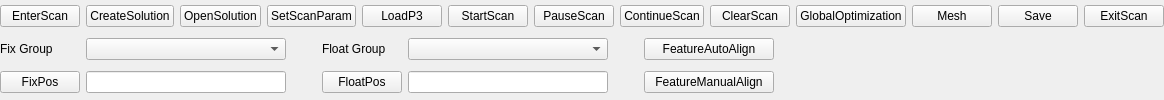
           <widget class="QWidget" name="page_3">
            <layout class="QVBoxLayout" name="verticalLayout_2">
             <property name="leftMargin">
              <number>0</number>
             </property>
             <property name="topMargin">
              <number>0</number>
             </property>
             <property name="rightMargin">
              <number>0</number>
             </property>
             <property name="bottomMargin">
              <number>0</number>
             </property>
             <item>
              <layout class="QHBoxLayout" name="horizontalLayout_7">
               <item>
                <widget class="QPushButton" name="enterScanBtn_fixed">
                 <property name="text">
                  <string>EnterScan</string>
                 </property>
                </widget>
               </item>
               <item>
                <widget class="QPushButton" name="createSolutionBtn_fixed">
                 <property name="text">
                  <string>CreateSolution</string>
                 </property>
                </widget>
               </item>
               <item>
                <widget class="QPushButton" name="openSolutionBtn_fixed">
                 <property name="text">
                  <string>OpenSolution</string>
                 </property>
                </widget>
               </item>
               <item>
                <widget class="QPushButton" name="setScanParamBtn">
                 <property name="text">
                  <string>SetScanParam</string>
                 </property>
                </widget>
               </item>
               <item>
                <widget class="QPushButton" name="loadP3Btn_fixed">
                 <property name="text">
                  <string>LoadP3</string>
                 </property>
                </widget>
               </item>
               <item>
                <widget class="QPushButton" name="startScanBtn_fixed">
                 <property name="text">
                  <string>StartScan</string>
                 </property>
                </widget>
               </item>
               <item>
                <widget class="QPushButton" name="pauseScanBtn_fixed">
                 <property name="text">
                  <string>PauseScan</string>
                 </property>
                </widget>
               </item>
               <item>
                <widget class="QPushButton" name="continueScanBtn">
                 <property name="text">
                  <string>ContinueScan</string>
                 </property>
                </widget>
               </item>
               <item>
                <widget class="QPushButton" name="clearScanBtn_fixed">
                 <property name="text">
                  <string>ClearScan</string>
                 </property>
                </widget>
               </item>
               <item>
                <widget class="QPushButton" name="globalOptimizationBtn">
                 <property name="text">
                  <string>GlobalOptimization</string>
                 </property>
                </widget>
               </item>
               <item>
                <widget class="QPushButton" name="meshBtn_fixed">
                 <property name="text">
                  <string>Mesh</string>
                 </property>
                </widget>
               </item>
               <item>
                <widget class="QPushButton" name="saveBtn_fixed">
                 <property name="text">
                  <string>Save</string>
                 </property>
                </widget>
               </item>
               <item>
                <widget class="QPushButton" name="exitScanBtn_fixed">
                 <property name="text">
                  <string>ExitScan</string>
                 </property>
                </widget>
               </item>
              </layout>
             </item>
             <item>
              <layout class="QHBoxLayout" name="horizontalLayout_3">
               <item>
                <widget class="QLabel" name="label_4">
                 <property name="sizePolicy">
                  <sizepolicy hsizetype="Fixed" vsizetype="Preferred">
                   <horstretch>0</horstretch>
                   <verstretch>0</verstretch>
                  </sizepolicy>
                 </property>
                 <property name="minimumSize">
                  <size>
                   <width>80</width>
                   <height>0</height>
                  </size>
                 </property>
                 <property name="text">
                  <string>Fix Group</string>
                 </property>
                </widget>
               </item>
               <item>
                <widget class="QComboBox" name="fixUuid">
                 <property name="minimumSize">
                  <size>
                   <width>200</width>
                   <height>0</height>
                  </size>
                 </property>
                 <property name="editable">
                  <bool>false</bool>
                 </property>
                 <property name="currentIndex">
                  <number>-1</number>
                 </property>
                </widget>
               </item>
               <item>
                <spacer name="horizontalSpacer_7">
                 <property name="orientation">
                  <enum>Qt::Horizontal</enum>
                 </property>
                 <property name="sizeType">
                  <enum>QSizePolicy::Minimum</enum>
                 </property>
                 <property name="sizeHint" stdset="0">
                  <size>
                   <width>30</width>
                   <height>20</height>
                  </size>
                 </property>
                </spacer>
               </item>
               <item>
                <widget class="QLabel" name="label_6">
                 <property name="sizePolicy">
                  <sizepolicy hsizetype="Fixed" vsizetype="Preferred">
                   <horstretch>0</horstretch>
                   <verstretch>0</verstretch>
                  </sizepolicy>
                 </property>
                 <property name="minimumSize">
                  <size>
                   <width>80</width>
                   <height>0</height>
                  </size>
                 </property>
                 <property name="text">
                  <string>Float Group</string>
                 </property>
                </widget>
               </item>
               <item>
                <widget class="QComboBox" name="floatUuid">
                 <property name="minimumSize">
                  <size>
                   <width>200</width>
                   <height>0</height>
                  </size>
                 </property>
                 <property name="editable">
                  <bool>false</bool>
                 </property>
                 <property name="currentIndex">
                  <number>-1</number>
                 </property>
                </widget>
               </item>
               <item>
                <spacer name="horizontalSpacer_8">
                 <property name="orientation">
                  <enum>Qt::Horizontal</enum>
                 </property>
                 <property name="sizeType">
                  <enum>QSizePolicy::Minimum</enum>
                 </property>
                 <property name="sizeHint" stdset="0">
                  <size>
                   <width>30</width>
                   <height>20</height>
                  </size>
                 </property>
                </spacer>
               </item>
               <item>
                <widget class="QPushButton" name="pointFeatureAlignBtn_fixed">
                 <property name="sizePolicy">
                  <sizepolicy hsizetype="Fixed" vsizetype="Fixed">
                   <horstretch>0</horstretch>
                   <verstretch>0</verstretch>
                  </sizepolicy>
                 </property>
                 <property name="minimumSize">
                  <size>
                   <width>130</width>
                   <height>0</height>
                  </size>
                 </property>
                 <property name="text">
                  <string>FeatureAutoAlign</string>
                 </property>
                </widget>
               </item>
               <item>
                <spacer name="horizontalSpacer_5">
                 <property name="orientation">
                  <enum>Qt::Horizontal</enum>
                 </property>
                 <property name="sizeHint" stdset="0">
                  <size>
                   <width>40</width>
                   <height>20</height>
                  </size>
                 </property>
                </spacer>
               </item>
              </layout>
             </item>
             <item>
              <layout class="QHBoxLayout" name="horizontalLayout_9">
               <item>
                <widget class="QPushButton" name="vfixPosBtn_fixed">
                 <property name="sizePolicy">
                  <sizepolicy hsizetype="Fixed" vsizetype="Fixed">
                   <horstretch>0</horstretch>
                   <verstretch>0</verstretch>
                  </sizepolicy>
                 </property>
                 <property name="minimumSize">
                  <size>
                   <width>80</width>
                   <height>0</height>
                  </size>
                 </property>
                 <property name="text">
                  <string>FixPos</string>
                 </property>
                </widget>
               </item>
               <item>
                <widget class="QLineEdit" name="vfixPos">
                 <property name="sizePolicy">
                  <sizepolicy hsizetype="Preferred" vsizetype="Fixed">
                   <horstretch>0</horstretch>
                   <verstretch>0</verstretch>
                  </sizepolicy>
                 </property>
                 <property name="minimumSize">
                  <size>
                   <width>200</width>
                   <height>0</height>
                  </size>
                 </property>
                 <property name="text">
                  <string/>
                 </property>
                </widget>
               </item>
               <item>
                <spacer name="horizontalSpacer_10">
                 <property name="orientation">
                  <enum>Qt::Horizontal</enum>
                 </property>
                 <property name="sizeType">
                  <enum>QSizePolicy::Minimum</enum>
                 </property>
                 <property name="sizeHint" stdset="0">
                  <size>
                   <width>30</width>
                   <height>20</height>
                  </size>
                 </property>
                </spacer>
               </item>
               <item>
                <widget class="QPushButton" name="vfloatPosBtn_fixed">
                 <property name="sizePolicy">
                  <sizepolicy hsizetype="Fixed" vsizetype="Fixed">
                   <horstretch>0</horstretch>
                   <verstretch>0</verstretch>
                  </sizepolicy>
                 </property>
                 <property name="minimumSize">
                  <size>
                   <width>80</width>
                   <height>0</height>
                  </size>
                 </property>
                 <property name="text">
                  <string>FloatPos</string>
                 </property>
                </widget>
               </item>
               <item>
                <widget class="QLineEdit" name="vfloatPos">
                 <property name="sizePolicy">
                  <sizepolicy hsizetype="Preferred" vsizetype="Fixed">
                   <horstretch>0</horstretch>
                   <verstretch>0</verstretch>
                  </sizepolicy>
                 </property>
                 <property name="minimumSize">
                  <size>
                   <width>200</width>
                   <height>0</height>
                  </size>
                 </property>
                </widget>
               </item>
               <item>
                <spacer name="horizontalSpacer_11">
                 <property name="orientation">
                  <enum>Qt::Horizontal</enum>
                 </property>
                 <property name="sizeType">
                  <enum>QSizePolicy::Minimum</enum>
                 </property>
                 <property name="sizeHint" stdset="0">
                  <size>
                   <width>30</width>
                   <height>20</height>
                  </size>
                 </property>
                </spacer>
               </item>
               <item>
                <widget class="QPushButton" name="pointManualAlignBtn_fixed">
                 <property name="sizePolicy">
                  <sizepolicy hsizetype="Fixed" vsizetype="Fixed">
                   <horstretch>0</horstretch>
                   <verstretch>0</verstretch>
                  </sizepolicy>
                 </property>
                 <property name="minimumSize">
                  <size>
                   <width>130</width>
                   <height>0</height>
                  </size>
                 </property>
                 <property name="text">
                  <string>FeatureManualAlign</string>
                 </property>
                </widget>
               </item>
               <item>
                <spacer name="horizontalSpacer_9">
                 <property name="orientation">
                  <enum>Qt::Horizontal</enum>
                 </property>
                 <property name="sizeHint" stdset="0">
                  <size>
                   <width>40</width>
                   <height>20</height>
                  </size>
                 </property>
                </spacer>
               </item>
              </layout>
             </item>
            </layout>
           </widget>
